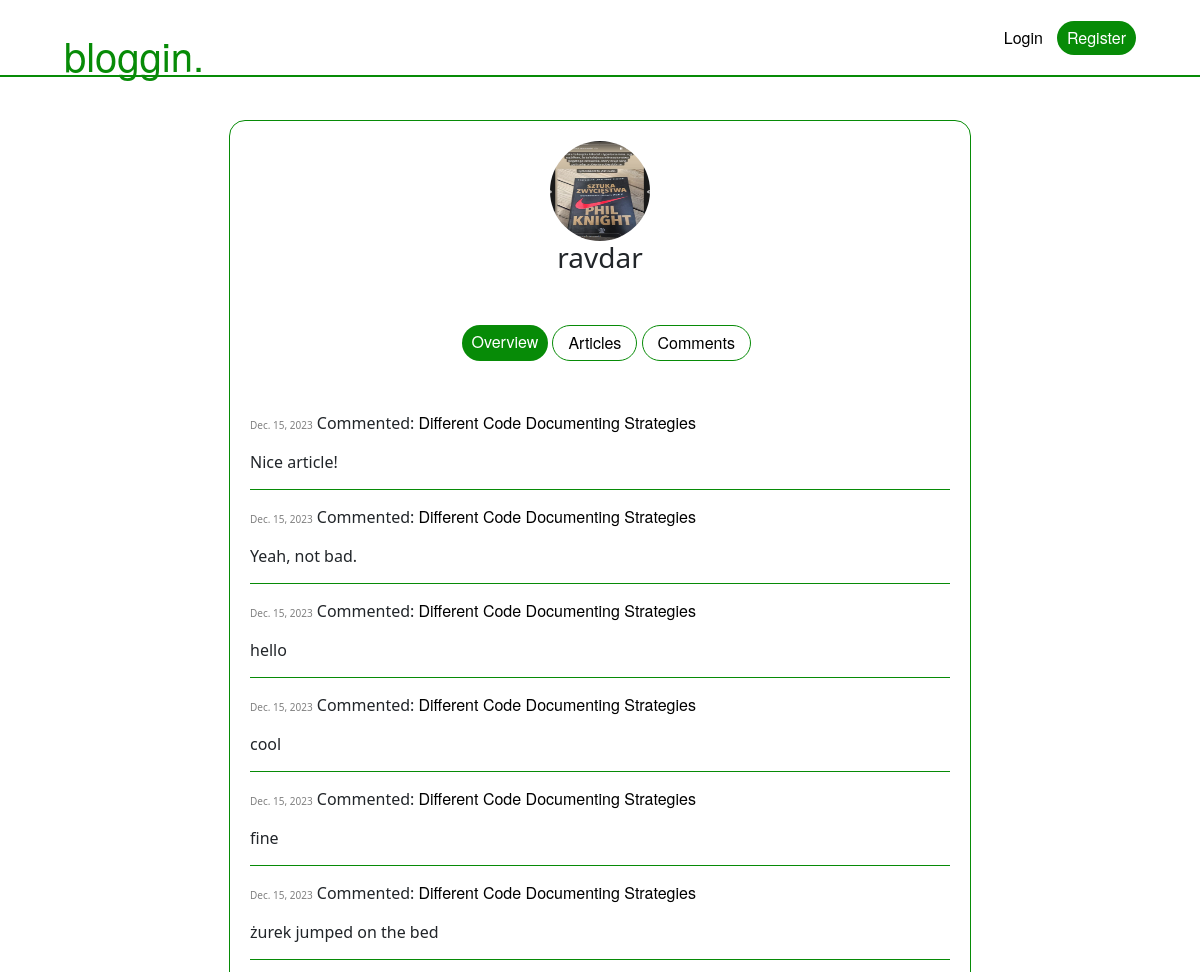
The app's page /users/ravdar/ (upper part), older data.
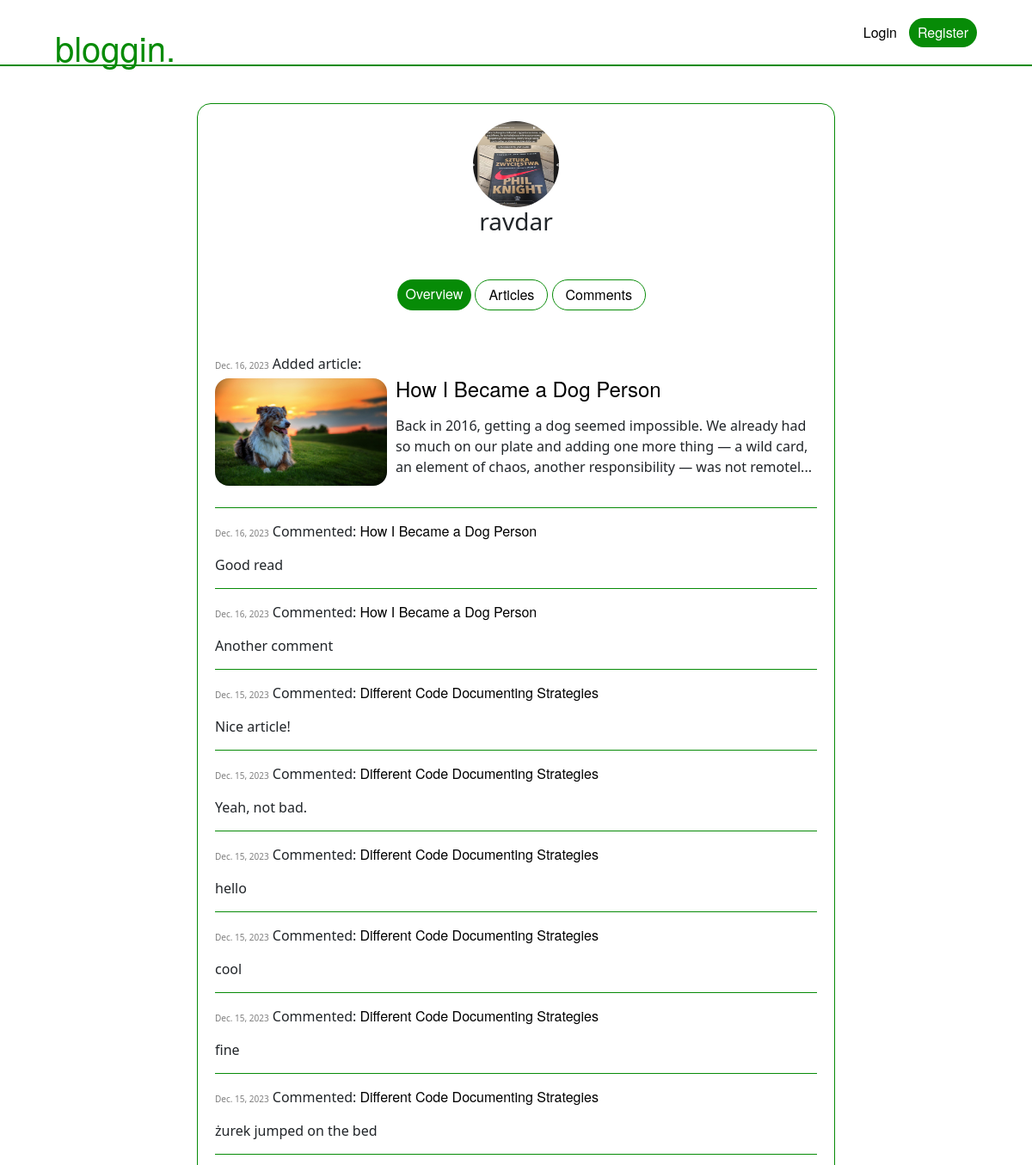
The same page, newer data.
### mainapp/models.py (models this page shows, shortened)
class Comment(models.Model):
    owner = models.ForeignKey(User, on_delete=models.CASCADE)
    article = models.ForeignKey(Article, on_delete=models.CASCADE)
    text = models.TextField()
    publication_date = models.DateField()
    last_edit_date = models.DateField(null=True, blank=True)
    model_name = 'comment'
    def __str__(self):
        return self.text

class Article(models.Model):
    owner = models.ForeignKey(User, on_delete=models.CASCADE)
    title = models.CharField(max_length=200)
    body = RichTextField(blank=True, null=True)
    publication_date = models.DateField()
    last_edit_date = models.DateField(null=True, blank=True)
    image = models.ImageField(null=True, blank=True, upload_to="images/")
    url = models.CharField(max_length=200, default='doesnotwork')
    model_name = 'article'
    upvotes = models.IntegerField(default=0)
    downvotes = models.IntegerField(default=0)
    total_votes = models.IntegerField(default=0)

### mainapp/views.py (the view)
# urls.py: path("users/<str:user_username>/", views.user_profile, name="user_profile"),]
def user_profile(request, user_username):
    user = get_object_or_404(User, username = user_username)
    activities = []
    articles = Article.objects.filter(owner=user)
    comments = Comment.objects.filter(owner=user)
    for item in articles:
        activities.append(item)
    for item in comments:
        activities.append(item)
    activities.sort(key=lambda activity: activity.publication_date, reverse=True)
    return render(request, "mainapp/user_profile.html", {"user":user, "articles":articles, "comments":comments, "activities":activities})

### mainapp/templates/mainapp/user_profile.html (shortened to what this page needs)
{% extends "mainapp/base.html" %}
{% block content %}
<div class="main-div">
    <div class="grbb">
        <div class="profile-content">
            <div class="nav-div-3-1">
                <img src="{{ user.profile.profile_picture.url }}" class="profile-view-picture">
                <h3>{{user.username}}</h3>
            </div>
            <div class="ovac">
                <a class="nav-button" href="{% url 'mainapp:user_profile' user.username %}">Overview</a>
                <a class="topic-button" href="{% url 'mainapp:user_profile' user.username %}">Articles</a>
                <a class="topic-button" href="{% url 'mainapp:user_profile' user.username %}">Comments</a>
            </div>
            {% block user_profile_content %}
            {% for activity in activities %}
            <div class="activity-class">
                {% if activity.model_name == "article" %}
                <div class="article-activity">
                    <div>
                        <span style="font-size:10px; color: grey;">{{activity.publication_date}}</span>
                        <span>Added article:</span>
                    </div>
                    <div class="test">
                        <a href="{% url 'mainapp:read_article_view' activity.url %}"><img src="{{ activity.image.url }}"
                                class="article-image-profile"></a>
                        <div>
                            <h4 class="article-titles"><a
                                    href="{% url 'mainapp:read_article_view' activity.url %}">{{activity.title}}</a>
                            </h4>
                            <p>{{ activity.body|slice:":200"|safe }}...</p>
                        </div>
                    </div>
                </div>
                {% else %}
                <div class="comment-activity">
                    <div style="margin-bottom: 15px;">
                        <span style="font-size:10px; color: grey;">{{activity.publication_date}}</span>
                        <span>Commented: <a href="{% url 'mainapp:read_article_view' activity.article.url %}">
                                <span>{{activity.article.title}}</span></a></span>
                    </div>
                    {{activity}}
                </div>
                {% endif %}
            </div>
            {% endfor %}
            {% endblock user_profile_content %}
        </div>
    </div>
</div>
{% endblock content %}

Row changes from the older to the newer data that the page shows:
added Article: publication_date "Dec. 16, 2023", image (picture), title "How I Became a Dog Person", body "Back in 2016, getting a dog seemed impossible. We already had so much on our plate and adding one more thing — a wild card, an element of chaos, another responsibility — was not remotel"
added Comment: publication_date "Dec. 16, 2023", article "How I Became a Dog Person", text "Good read"
added Comment: publication_date "Dec. 16, 2023", article "How I Became a Dog Person", text "Another comment"
